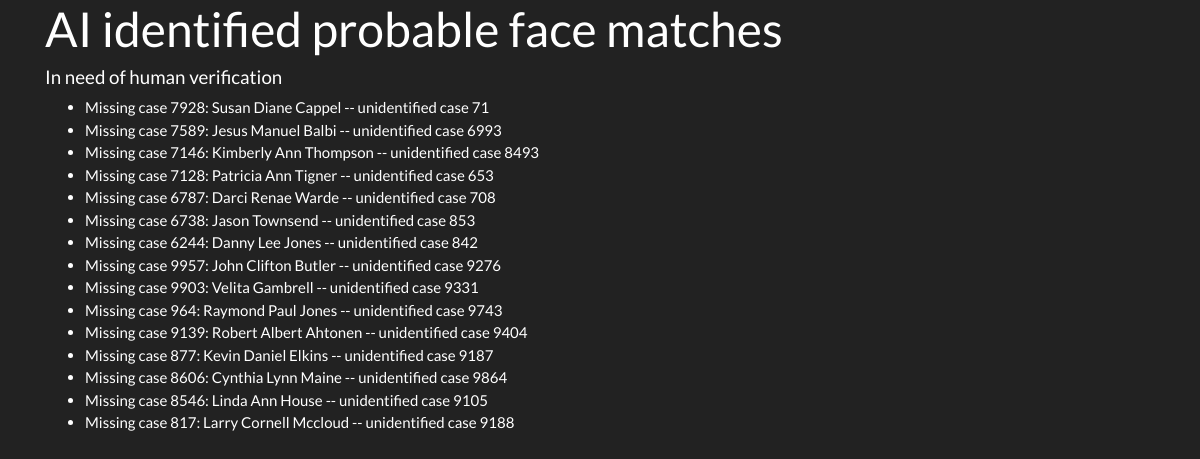
The page / on the database its author committed.
### people/models.py (models this page shows, shortened)
class FaceMatch(models.Model):
    missing = models.ForeignKey(MissingFace, on_delete=models.CASCADE)
    missing_person = models.ForeignKey(MissingPerson, on_delete=models.CASCADE)
    bounding_box = models.TextField(default=None, null=True)
    similarity = models.IntegerField(default=None, null=True)
    unidentified = models.ForeignKey(UnidentifiedFace, on_delete=models.CASCADE)
    human_says_maybe = models.BooleanField(default=False)
    human_verified = models.BooleanField(default=False)
    case_info_checked = models.BooleanField(default=False)
    case_info_last_checked = models.DateTimeField(default=None, null=True)
    case_info_matches = models.BooleanField(default=False)
    case_info_reasons_non_match = models.TextField(default=None, null=True)
    def missing_tag(self):
        return self.missing.photo_tag()
    missing_tag.short_description = 'Missing'
    missing_tag.allow_tags = True
    def unidentified_tag(self):
        return self.unidentified.photo_tag()
    unidentified_tag.short_description = 'Unidentified'
    unidentified_tag.allow_tags = True
    def mnameus_link(self):
        url = "https://www.namus.gov/MissingPersons/Case#/%s/details" % self.missing_person.code
        return mark_safe('<a href="%s" target="_blank">Missing NamUs Case</a>' % url)
    mnameus_link.short_description = 'Missing NamUs'
    mnameus_link.allow_tags = True
    def unameus_link(self):
        url = "https://www.namus.gov/UnidentifiedPersons/Case#/%s/details" % self.unidentified.person.code
        return mark_safe('<a href="%s" target="_blank">Unidentified NamUs Case</a>' % url)
    unameus_link.short_description = 'Unidentified NamUs'
    unameus_link.allow_tags = True
    class Meta:
        verbose_name_plural = 'Face Matches'
        ordering = ("-id",)

class Person(models.Model):
    code = models.CharField(max_length=400, default=None, null=True, unique=True)
    photo = models.ImageField(default=None, null=True)
    gender = models.CharField(
        max_length=2,
        choices=GENDERS,
        default='U',
    )
    ethnicity = models.CharField(max_length=400, default=None, null=True) # we only use the 1st one
    case_info_fetched = models.BooleanField(default=False)
    has_case_info = models.BooleanField(default=False)
    last_fetched = models.DateTimeField(default=None, null=True)
    def photo_tag(self):
        url = "https://%s/%s" % (MissingStorage.custom_domain, self.photo)
        return mark_safe('<img src="%s" width="200px"/>' % url)
    photo_tag.short_description = 'Image'
    photo_tag.allow_tags = True
    class Meta:
        abstract = True
        ordering = ("code",)

class MissingPerson(Person):
    name = models.CharField(max_length=400, default=None, null=True)
    photo = models.ImageField(default=None, null=True, storage=MissingStorage())
    missing_min_age = models.IntegerField(default=None, null=True)
    missing_max_age = models.IntegerField(default=None, null=True)
    current_min_age = models.IntegerField(default=None, null=True)
    current_max_age = models.IntegerField(default=None, null=True)
    last_sighted = models.DateField(default=None, null=True)
    def __str__(self):
        return self.name or self.code

class Face(models.Model):
    id = models.UUIDField(primary_key=True) # rekog FaceId
    bounding_box = models.TextField(default=None, null=True)
    is_face = models.BooleanField(default=True)
    in_collection = models.BooleanField(default=True) # in rekog collection
    class Meta:
        abstract = True
        ordering = ("person", "id")

class UnidentifiedFace(Face):
    person = models.ForeignKey(UnidentifiedPerson, on_delete=models.CASCADE)
    photo = models.ImageField(default=None, null=True, storage=UnidentifiedStorage())
    object_type = models.CharField(
        max_length=100,
        choices=OBJECTS,
        default='-',
        null=True,
    )
    def photo_tag(self):
        url = "https://%s/%s" % (UnidentifiedStorage.custom_domain, self.photo)
        return mark_safe('<img src="%s" width="200px" alt="%s"/>' % (url, self.photo))
    photo_tag.short_description = 'Image'
    photo_tag.allow_tags = True
    class Meta:
        ordering = ("person", "id")

class UnidentifiedPerson(Person):
    photo = models.ImageField(default=None, null=True, storage=UnidentifiedStorage())
    est_min_age = models.IntegerField(default=None, null=True)
    est_max_age = models.IntegerField(default=None, null=True)
    est_year_of_death_from = models.IntegerField(default=None, null=True)
    date_found = models.DateField(default=None, null=True)

### people/views.py (the view)
# urls.py: path('', views.matches, name='matches'),
def matches(request):
    matches = FaceMatch.objects.filter(human_says_maybe=True)
    return render(request, 'matches.html', {"matches": matches})

### people/templates/matches.html
{% extends "base.html" %}
{% block content %}
<h1>AI identified probable face matches</h1>
<h5>In need of human verification</h5>
<ul>
    {% for match in matches %}
    <li>Missing case {{match.missing_person.code}}: {{ match.missing_person }} -- unidentified case {{ match.unidentified.person.code }}</li>
    {% endfor %}
</ul>
{% endblock content %}

### people/templates/base.html (shortened to what this page needs)
{% load staticfiles %}
<!doctype html>
<html lang="en">
<head>
    <link rel="stylesheet" type="text/css" href="{% static 'css/bootstrap.css' %}">
</head>
<body>
<main id="content" role="content">
    <div class="container">
        {% block content %}{% endblock %}
    </div>
</main>
</body>
</html>

### rows shown on the page
FaceMatch: missing_person.code "7928", missing_person "Susan Diane Cappel", unidentified.person.code "71"
FaceMatch: missing_person.code "7589", missing_person "Jesus Manuel Balbi", unidentified.person.code "6993"
FaceMatch: missing_person.code "7146", missing_person "Kimberly Ann Thompson", unidentified.person.code "8493"
FaceMatch: missing_person.code "7128", missing_person "Patricia Ann Tigner", unidentified.person.code "653"
FaceMatch: missing_person.code "6787", missing_person "Darci Renae Warde", unidentified.person.code "708"
FaceMatch: missing_person.code "6738", missing_person "Jason Townsend", unidentified.person.code "853"
FaceMatch: missing_person.code "6244", missing_person "Danny Lee Jones", unidentified.person.code "842"
FaceMatch: missing_person.code "9957", missing_person "John Clifton Butler", unidentified.person.code "9276"
FaceMatch: missing_person.code "9903", missing_person "Velita Gambrell", unidentified.person.code "9331"
FaceMatch: missing_person.code "964", missing_person "Raymond Paul Jones", unidentified.person.code "9743"
FaceMatch: missing_person.code "9139", missing_person "Robert Albert Ahtonen", unidentified.person.code "9404"
FaceMatch: missing_person.code "877", missing_person "Kevin Daniel Elkins", unidentified.person.code "9187"
FaceMatch: missing_person.code "8606", missing_person "Cynthia Lynn Maine", unidentified.person.code "9864"
FaceMatch: missing_person.code "8546", missing_person "Linda Ann House", unidentified.person.code "9105"
FaceMatch: missing_person.code "817", missing_person "Larry Cornell Mccloud", unidentified.person.code "9188"
